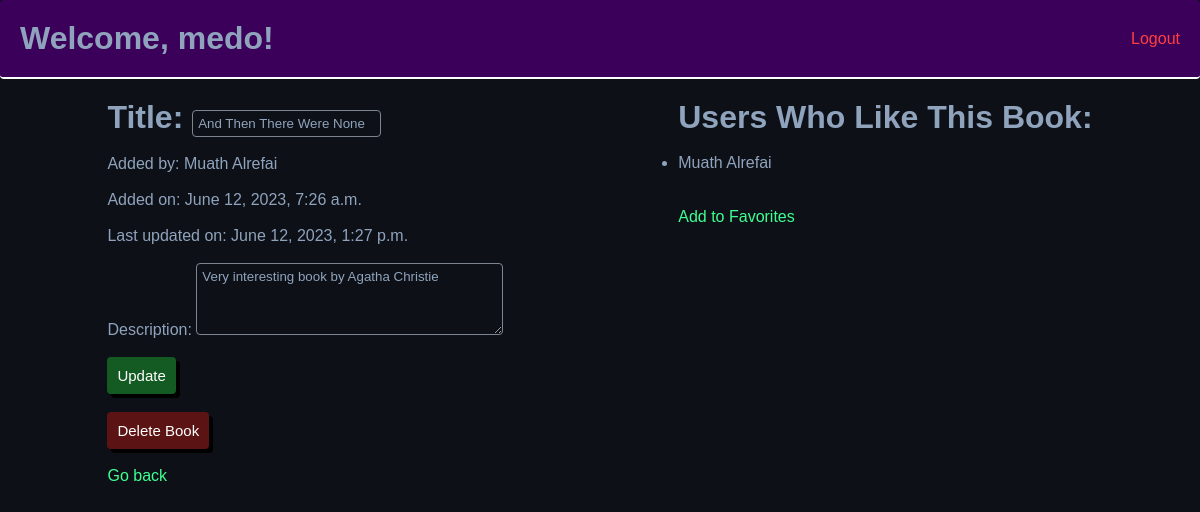
/books/edit/1 (signed in), run on the app's committed database.
### login_app/models.py (models this page shows)
class User(models.Model):
    first_name = models.CharField(max_length=255)
    last_name = models.CharField(max_length=255)
    email = models.EmailField(max_length=254)
    password = models.CharField(max_length=255)
    created_at = models.DateTimeField(auto_now_add=True)
    updated_at = models.DateTimeField(auto_now=True)
    objects = Validator()

### favorites_app/models.py (models this page shows)
class Book(models.Model):
    title = models.CharField(max_length=255)
    description = models.TextField(default="No description added, click Edit to add one now!")
    uploaded_by = models.ForeignKey(User, related_name="books_uploaded", on_delete=models.CASCADE)
    users_who_like = models.ManyToManyField(User, related_name="liked_books")
    created_at = models.DateTimeField(auto_now_add=True)
    updated_at = models.DateTimeField(auto_now=True)

### favorites_app/views.py (the view)
# urls.py: path('books/edit/<int:ID>', views.view_edit_book),
def view_edit_book(request, ID):
    user = User.objects.get(id=request.session['userid'])
    book = Book.objects.get(id = ID)
    context = {
        "user": user,
        "books": models.get_all_books_model(),
        "book": book
    }
    return render(request, 'edit_book.html', context)

### favorites_app/models.py (called while the page is built)
def get_all_books_model():
    return Book.objects.all()

### favorites_app/templates/edit_book.html (shortened to what this page needs)
<!DOCTYPE html>
<html lang="en">
<head>
    {% load static %}
    <link rel="stylesheet" href="{% static 'books/style.css' %}">
</head>
<body>
    <div class="navbar">
        <h1>Welcome, {{user.first_name}}!</h1>
        <a href="/logout" class="anchor">Logout</a>
    </div>
    <div class="container_book_info">
        <div class="content_left">
            <form action="/books/update" method="POST">
                <h1>Title: <input type="text" name="book_title" value="{{book.title}}" class="textBoxes"></h1><br>
                <p>Added by: {{book.uploaded_by.first_name}} {{book.uploaded_by.last_name}}</p><br>
                <p>Added on: {{book.created_at}}</p><br>
                <p>Last updated on: {{book.updated_at}}</p><br>
                <p>Description: <textarea name="book_desc" cols="35" rows="4" class="textBoxes">{{book.description}}</textarea></p><br>
                <button type="submit" class="btn">Update</button>
            </form><br>
            <form action="/books/delete" method="POST">
                <input type="submit" value="Delete Book" class="btnR">
            </form><br>
            <a href="/books" class="anchorG">Go back</a>
        </div>
        <div class="content_right">
            <h1>Users Who Like This Book: </h1><br>
            <ul>
                {% for liked_user in book.users_who_like.all %}
                <li>{{liked_user.first_name}} {{liked_user.last_name}}
                </li>
                {% endfor %}
            </ul><br><br>
            {% if user in book.users_who_like.all %}
            <p><em>(You liked this book)</em></p>
            {% else %}
            <a href="/fav_book/{{book.id}}" class="anchorG">Add to Favorites</a>
            {% endif %}
        </div>
    </div>
</body>
</html>

### favorites_app/static/books/style.css (style rules this page uses)
* { margin: 0; padding: 0; font-family: helvetica; }
body { background-color: #0d1117; color: #90a3bd; }
.navbar { border-bottom: 2px solid white; background-color: rgb(59, 0, 89); border-radius: 4px; display: flex; justify-content: space-between; padding: 20px; width: cover; align-items: center; }
.btn { padding: 10px; color: white; background-color: #135b22; border: none; text-decoration: none; cursor: pointer; box-shadow: 4px 4px black; border-radius: 4px; width: fit-content; font-size: 15px; transition: 80ms cubic-bezier(0.33, 1, 0.68, 1); transition-property: color, background-color, box-shadow, border-color; }
.btnR { padding: 10px; color: white; background-color: #5b1313; border: none; text-decoration: none; cursor: pointer; box-shadow: 4px 4px black; border-radius: 4px; width: fit-content; font-size: 15px; transition: 80ms cubic-bezier(0.33, 1, 0.68, 1); transition-property: color, background-color, box-shadow, border-color; }
.textBoxes { border: 1px solid #7d8590; background-color: #0d1117; border-radius: 4px; color: #90a3bd; padding: 5px; }
.anchor { text-decoration: none; color: rgb(255, 63, 63); }
.anchorG { text-decoration: none; color: rgb(63, 255, 146); }
.container_book_info { margin: 20px; display: flex; justify-content: space-around; }

### data on the page
User: first_name "medo"
Book: book_title "And Then There Were None", uploaded_by.first_name "Muath", uploaded_by.last_name "Alrefai", created_at "June 12, 2023, 7:26 a.m.", updated_at "June 12, 2023, 1:27 p.m.", book_desc "Very interesting book by Agatha Christie"
User: first_name "Muath", last_name "Alrefai"
